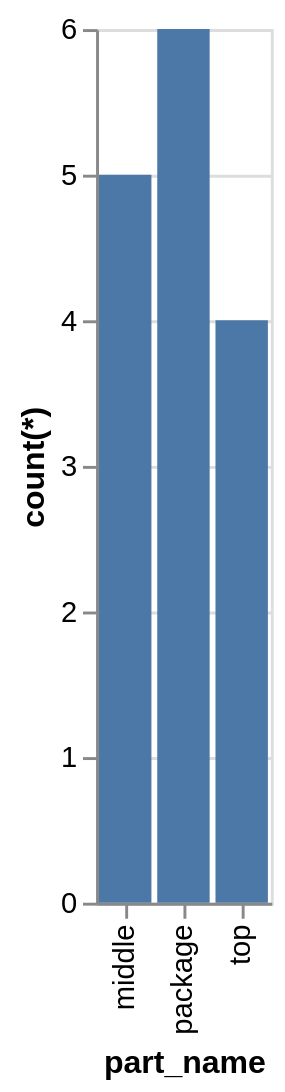

This figure's Vega-Lite source:
### Vega-Lite specification from a JSON file in a GitHub repository (floating-point values rounded to 4 significant figures)
{"data": {"values": [{"x_data": "middle", "y_data": 5}, {"x_data": "package", "y_data": 6}, {"x_data": "top", "y_data": 4}]}, "mark": "bar", "encoding": {"x": {"field": "x_data", "type": "nominal", "title": "part_name", "sort": "ascending"}, "y": {"field": "y_data", "type": "quantitative", "title": "count(*)"}}}
